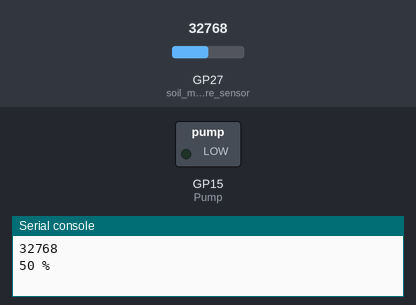
Simulated run of this program. Board: Raspberry Pi Pico running MicroPython. Parts: switched loads named in the program (green lamp = pin HIGH), the last lines printed to the serial console. Inputs (shaded band) come from the test bench; at power-on: GP27 (soil_moisture_sensor) = 32768 (analog values on the 0–65535 scale).

Above: at 1.2 s.
1.3 s: GP27 (soil_moisture_sensor) set to 20640
3.7 s: GP27 (soil_moisture_sensor) set to 18992
At 4.6 s:
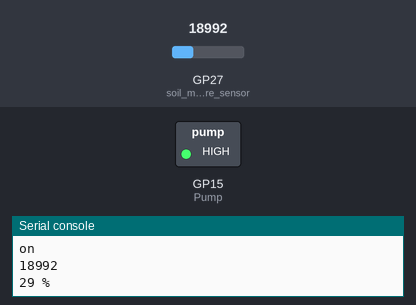
Timing chart, 0 to 6.7 s (numbered marks = the images above; inputs shaded):
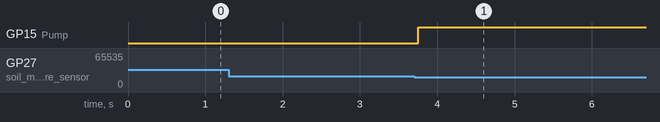

Measured:
- the behaviour switches between 20000 and 19984 on GP27 (soil_moisture_sensor) (found by bisection; images 0 and 1)
- after the input at 3.7 s, GP15 (Pump): LOW → HIGH after 0.05 s

The program:

SOIL_MOISTURE.PY
```python
from machine import Pin,ADC
from time import sleep
import utime


soil_moisture_sensor= ADC(1)     # GPIO PIN USED BY SENSOR AS INPUT DATA TO PICO\
Pump = Pin(15,Pin.OUT)
while True:
    moisturedata = soil_moisture_sensor.read_u16()
    moisturedatapercent = round((moisturedata/65000)*100)

    moisturedata=soil_moisture_sensor.read_u16()  # capture data into variable moisturedata
    if moisturedata>50000:                # conditions on when to turn on pump
        print("Of")
        Pump.value(0)

    elif moisturedata<20000:
        print("on")
        Pump.value(1)

    print(moisturedata)  # show data from moisture sensor
    print(moisturedatapercent,"%")
    utime.sleep(1.25)
```
